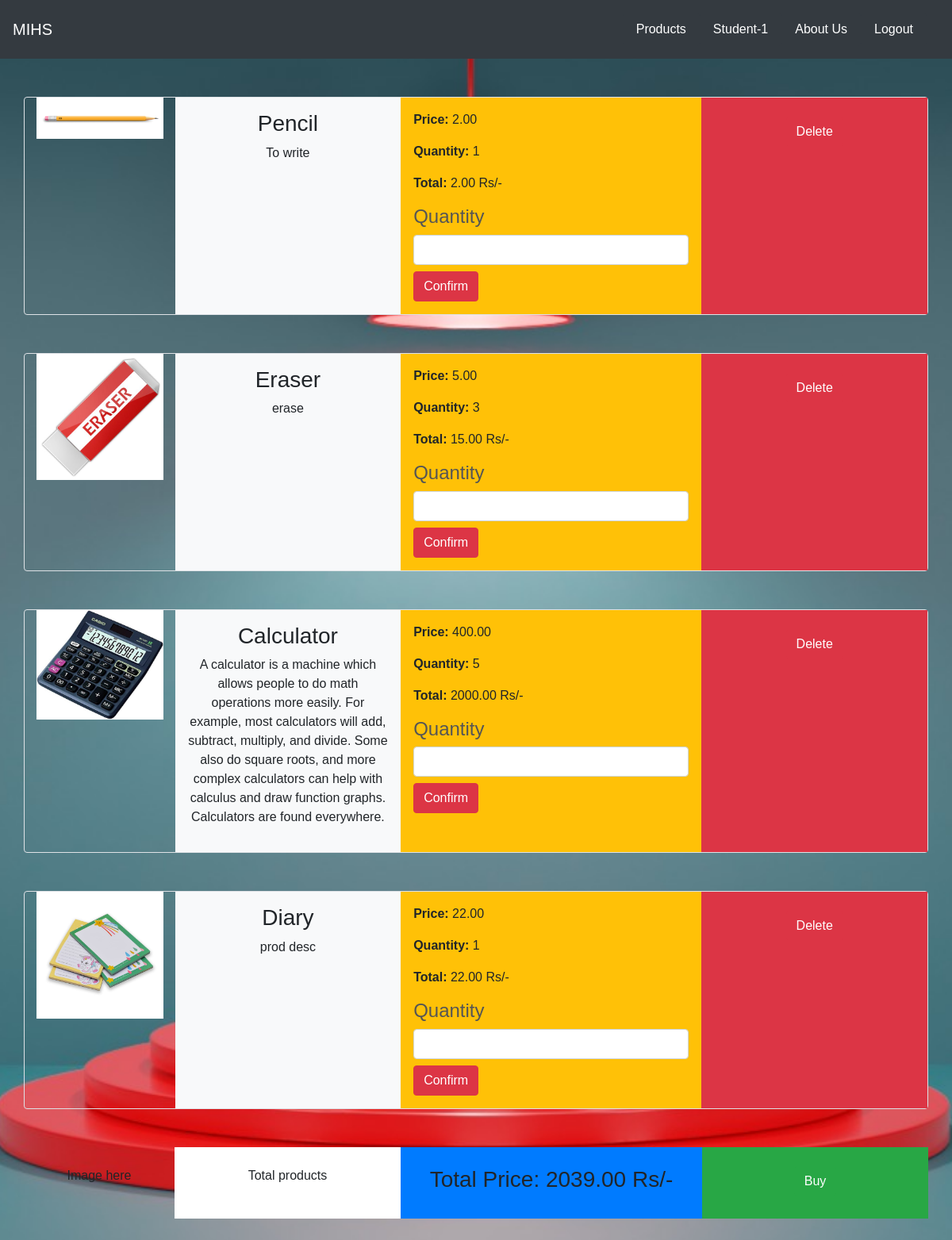
The app's page /users/order/1/ (signed in) with its own data.
### users/models.py (models this page shows, shortened)
class User(AbstractUser):
    class Role(models.TextChoices):
        ADMIN = "ADMIN", "Admin"
        STUDENT = "STUDENT", "Student"
        TEACHER = "TEACHER", "Teacher"
    base_role = Role.ADMIN
    role = models.CharField(max_length=50, choices=Role.choices)
    dob = models.DateField(("Date of Birth"), default=date.today)
    admin_image = models.ImageField(default='admin_default.jpg', upload_to='admin_pictures')

class Order(models.Model):
    order_by = models.ForeignKey(User, on_delete = models.CASCADE)
    prod_ordered = models.ForeignKey(Product, on_delete = models.CASCADE,null=True)
    order_count = models.PositiveIntegerField(default=1)

class Product(models.Model):
    added_by = models.ForeignKey(User, on_delete = models.CASCADE, default=User.base_role)
    prod_id = models.SmallIntegerField(default=0, null=False, unique=True)
    prod_name = models.CharField(max_length=30)
    prod_desc = models.CharField(max_length = 500, default='prod desc')
    prod_price = models.DecimalField(max_digits=10, decimal_places=2)
    prod_img = models.ImageField(default='prod-default.jpg',upload_to='product_pictures')
    def __str__(self):
        return str(self.prod_name)

### users/views.py (the view)
# urls.py: path('order/<int:pid>/', userviews.Orders, name='order'),
def Orders(request,pid):
    orders = Order.objects.all()
    products = Product.objects.all()
    p = Order.objects.filter(prod_ordered=pid)
    a = Product.objects.get(id=pid)
    uid=request.user.id
    p1 = Order.objects.filter(order_by=uid).exists()
    p2 = Order.objects.filter(order_by=uid,prod_ordered=pid).exists()
    if p1:
        if p2:
            if request.method == 'POST':
                Order.objects.filter(order_by=uid,prod_ordered=pid).update(order_by = request.user, prod_ordered=a,order_count = request.POST.get('count'))
        else:
            Order.objects.create(order_by = request.user, prod_ordered=a)
    else:
        Order.objects.create(order_by = request.user, prod_ordered=a)
    price = Product.objects.filter(id=pid).values()
    prod_price = price[0]
    quantity = Order.objects.filter(order_by=uid).values()
    print(quantity)
    a=quantity[0]
    Total_price =0
    l = []
    for i in quantity[:]:
        prod = Product.objects.filter(id = i['prod_ordered_id']).values()
        pri = prod[0]
        price = pri['prod_price']
        sum1 = i['order_count']
        Total_price = price * sum1
        l.append(Total_price)
    print(l)
    Final_price = sum(l)
    print(Final_price)
    orders = Order.objects.filter(order_by=uid)
    context={
        'p':p,
        'p1':p,
        'total':Final_price,
        'orders':orders,
        'products':products,
        }
    return render(request ,'users/order.html',context)

### users/templates/users/order.html (shortened to what this page needs)
{% extends "schoolapp/base.html" %}
{% block body %}
{% load mathfilters %}
{% for o in orders  %}
<div class="container mt-5 border rounded">
    <div class="row">
        <div class="col-lg-2 col-md-3 col-sm-4 text-center">
            <div class="image-container bg-secondary d-flex justify-content-center align-items-center">
                <img src="{{ o.prod_ordered.prod_img.url }}" class="img-fluid">
            </div>
        </div>
        <div class="col-lg-3 col-md-4 col-sm-5 bg-light text-center p-3">
            <h3>{{ o.prod_ordered }}</h3>
            <p>{{ o.prod_ordered.prod_desc }}</p>
        </div>
        <div class="col-lg-4 col-md-5 col-sm-3 bg-warning p-3">
            <p><strong>Price:</strong> {{ o.prod_ordered.prod_price }}</p>
            <p><strong>Quantity:</strong> {{ o.order_count }}</p>
            <p><strong>Total:</strong> {{ o.prod_ordered.prod_price|mul:o.order_count }} Rs/-</p>
            <form method="POST">
                <label for="count"><h4>Quantity</h4></label>
                <input type="number" name="count" id="count" class="form-control">
                <button class="btn btn-danger mt-2" type="submit">Confirm</button>
            </form>
        </div>
        <div class="col-lg-3 col-md-12 pt-4 bg-danger text-center">
            {% if user.is_authenticated %}
                {% if user.role == 'STUDENT' or user.role == 'TEACHER' or user.role == 'ADMIN' or user.is_superuser %}
                    <a class="btn btn-danger" href="#">Delete</a>
                {% endif %}
            {% endif %}
        </div>
    </div>
</div>
{% endfor %}
<div class="container mt-5 mb-5">
    <div class="row">
        <div class="col-lg-2 col-md-3 col-sm-4 pt-4 pb-4 text-center">
            Image here
        </div>
        <div class="col-lg-3 col-md-4 col-sm-5 pt-4 pb-4 bg-white text-center">
            Total products
        </div>
        <div class="col-lg-4 col-md-5 col-sm-3 pt-4 pb-4 bg-primary text-center">
            <h3>Total Price: {{ total }} Rs/-</h3>
        </div>
        <div class="col-lg-3 col-md-12 pt-4 pb-4 bg-success text-center">
            <button class="btn btn-success">Buy</button>
        </div>
    </div>
</div>
{% endblock %}

### schoolapp/templates/schoolapp/base.html (shortened to what this page needs)
    {% load static %}
    {% load widget_tweaks %}
    <!DOCTYPE html>
    <html lang="en">
    <head>
        <link rel="stylesheet" href="https://cdn.jsdelivr.net/npm/bootstrap@4.3.1/dist/css/bootstrap.min.css">
        <link rel="stylesheet" href=" {% static 'style.css' %} ">
        <link rel="stylesheet" href=" {% static 'owl.carousel.min.css' %} ">
        <link rel="stylesheet" href=" {% static 'owl.theme.default.css' %} ">
        <link rel="stylesheet" href=" {% static 'owl.carousel.min.js' %} ">
        <link rel="stylesheet" href=" {% static "owl.carousel.js" %}">
        <link rel="stylesheet" href="{% static 'js.js' %}">
    </head>
    <body>
        <nav class = "navbar navbar-dark bg-dark">
            <a href="{% url "schoolapp:index" %}" class = "navbar-brand">
                MIHS
            </a>
            <div class = 'navbar'>
                {% if user.is_authenticated %}
                    {% if user.is_superuser or user.role == 'ADMIN' %}
                        <a href="{% url "users:product" %}" class = 'nav-item nav-link btn btn-dark'>
                            Products
                        </a>
                        <a href="{% url "schoolapp:studentlist" %}" class = 'nav-item nav-link btn btn-dark'>
                            Students
                        </a>
                        <a href="{% url "schoolapp:teacherlist" %}" class = 'nav-item nav-link btn btn-dark'>
                            Teachers
                        </a>
                        <a href="{% url "users:adminprofile" user.id %}" class = 'nav-item nav-link btn btn-dark'>
                            {{ user.username }}
                        </a>
                    {% elif user.role == 'STUDENT' %}
                        <a href="{% url "users:product" %}" class = 'nav-item nav-link btn btn-dark'>
                            Products
                        </a>
                        <a href="{% url "users:studentprofile" user.id %}" class = 'nav-item nav-link btn btn-dark'>
                            {{ user.username }}
                        </a>
                    {% endif %}
                    <a href="{% url "schoolapp:about" %}" class = 'nav-item nav-link btn btn-dark'>
                        About Us
                    </a>
                    <a href="{% url "users:logout" %}" class = 'nav-item nav-link btn btn-dark'>
                        Logout
                    </a>
                {% endif %}
            </div>
        </nav>
        {% block body%}
        {% endblock %}
    </body>
    </html>

### schoolapp/static/style.css (style rules this page uses)
label { display: block; margin-bottom: 5px; }
input, select { width: 100%; padding: 8px; box-sizing: border-box; border: 1px solid #ccc; border-radius: 4px; }

### records on screen
User: username "Student-1"
Order: prod_ordered.prod_img (picture), prod_ordered "Pencil", prod_ordered.prod_desc "To write", prod_ordered.prod_price "2.00", order_count "1", prod_ordered.prod_price|mul "2.00"
Order: prod_ordered.prod_img (picture), prod_ordered "Eraser", prod_ordered.prod_desc "erase", prod_ordered.prod_price "5.00", order_count "3", prod_ordered.prod_price|mul "15.00"
Order: prod_ordered.prod_img (picture), prod_ordered "Calculator", prod_ordered.prod_desc "A calculator is a machine which allows people to do math operations more easily. For example, most calculators will add, subtract, multiply, and divide. Some also do square roots, and more complex calculators can help with calculus and draw function graphs. Calculators are found everywhere.", prod_ordered.prod_price "400.00", order_count "5", prod_ordered.prod_price|mul "2000.00"
Order: prod_ordered.prod_img (picture), prod_ordered "Diary", prod_ordered.prod_desc "prod desc", prod_ordered.prod_price "22.00", order_count "1", prod_ordered.prod_price|mul "22.00"

### other values on screen
{{ total }} "2039.00"
